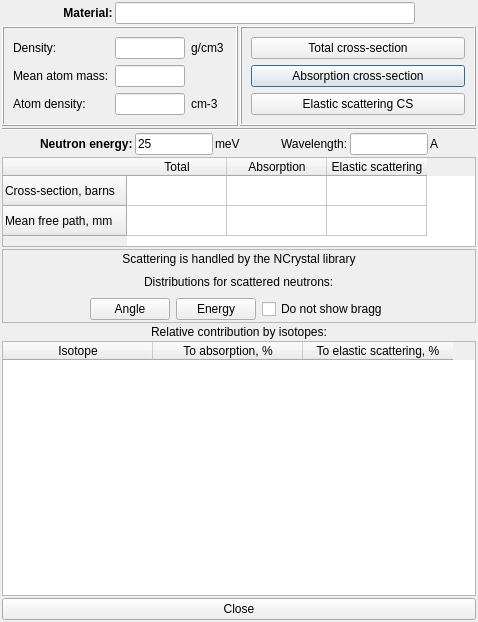
<?xml version="1.0" encoding="UTF-8"?>
<ui version="4.0">
 <class>ANeutronInfoDialog</class>
 <widget class="QDialog" name="ANeutronInfoDialog">
  <property name="geometry">
   <rect>
    <x>0</x>
    <y>0</y>
    <width>478</width>
    <height>622</height>
   </rect>
  </property>
  <property name="windowTitle">
   <string>Dialog</string>
  </property>
  <layout class="QVBoxLayout" name="verticalLayout">
   <property name="spacing">
    <number>2</number>
   </property>
   <property name="leftMargin">
    <number>2</number>
   </property>
   <property name="topMargin">
    <number>2</number>
   </property>
   <property name="rightMargin">
    <number>2</number>
   </property>
   <property name="bottomMargin">
    <number>2</number>
   </property>
   <item>
    <layout class="QHBoxLayout" name="horizontalLayout_2">
     <item>
      <spacer name="horizontalSpacer_4">
       <property name="orientation">
        <enum>Qt::Horizontal</enum>
       </property>
       <property name="sizeHint" stdset="0">
        <size>
         <width>40</width>
         <height>20</height>
        </size>
       </property>
      </spacer>
     </item>
     <item>
      <widget class="QLabel" name="label_21">
       <property name="font">
        <font>
         <weight>75</weight>
         <bold>true</bold>
        </font>
       </property>
       <property name="text">
        <string>Material:</string>
       </property>
       <property name="alignment">
        <set>Qt::AlignCenter</set>
       </property>
      </widget>
     </item>
     <item>
      <widget class="QLineEdit" name="leName">
       <property name="sizePolicy">
        <sizepolicy hsizetype="Fixed" vsizetype="Fixed">
         <horstretch>0</horstretch>
         <verstretch>0</verstretch>
        </sizepolicy>
       </property>
       <property name="minimumSize">
        <size>
         <width>300</width>
         <height>0</height>
        </size>
       </property>
       <property name="maximumSize">
        <size>
         <width>300</width>
         <height>16777215</height>
        </size>
       </property>
       <property name="alignment">
        <set>Qt::AlignCenter</set>
       </property>
       <property name="readOnly">
        <bool>true</bool>
       </property>
      </widget>
     </item>
     <item>
      <spacer name="horizontalSpacer_3">
       <property name="orientation">
        <enum>Qt::Horizontal</enum>
       </property>
       <property name="sizeHint" stdset="0">
        <size>
         <width>40</width>
         <height>20</height>
        </size>
       </property>
      </spacer>
     </item>
    </layout>
   </item>
   <item>
    <layout class="QHBoxLayout" name="horizontalLayout_3">
     <item>
      <widget class="QFrame" name="frame_2">
       <property name="frameShape">
        <enum>QFrame::Box</enum>
       </property>
       <property name="frameShadow">
        <enum>QFrame::Raised</enum>
       </property>
       <layout class="QGridLayout" name="gridLayout_2">
        <item row="0" column="0">
         <widget class="QLabel" name="label_22">
          <property name="text">
           <string>Density: </string>
          </property>
         </widget>
        </item>
        <item row="0" column="1">
         <widget class="QLineEdit" name="ledDensity">
          <property name="maximumSize">
           <size>
            <width>70</width>
            <height>16777215</height>
           </size>
          </property>
          <property name="readOnly">
           <bool>true</bool>
          </property>
         </widget>
        </item>
        <item row="0" column="2">
         <widget class="QLabel" name="label_23">
          <property name="text">
           <string>g/cm3</string>
          </property>
         </widget>
        </item>
        <item row="1" column="0">
         <widget class="QLabel" name="label_24">
          <property name="text">
           <string>Mean atom mass:</string>
          </property>
         </widget>
        </item>
        <item row="1" column="1">
         <widget class="QLineEdit" name="leMAM">
          <property name="maximumSize">
           <size>
            <width>70</width>
            <height>16777215</height>
           </size>
          </property>
          <property name="readOnly">
           <bool>true</bool>
          </property>
         </widget>
        </item>
        <item row="2" column="0">
         <widget class="QLabel" name="label_18">
          <property name="text">
           <string>Atom density:</string>
          </property>
         </widget>
        </item>
        <item row="2" column="1">
         <widget class="QLineEdit" name="ad">
          <property name="maximumSize">
           <size>
            <width>70</width>
            <height>16777215</height>
           </size>
          </property>
          <property name="readOnly">
           <bool>true</bool>
          </property>
         </widget>
        </item>
        <item row="2" column="2">
         <widget class="QLabel" name="label_19">
          <property name="text">
           <string>cm-3</string>
          </property>
         </widget>
        </item>
       </layout>
      </widget>
     </item>
     <item>
      <widget class="QFrame" name="frame_3">
       <property name="frameShape">
        <enum>QFrame::Box</enum>
       </property>
       <property name="frameShadow">
        <enum>QFrame::Raised</enum>
       </property>
       <layout class="QGridLayout" name="gridLayout_3">
        <item row="1" column="0">
         <widget class="QPushButton" name="pbAbs">
          <property name="sizePolicy">
           <sizepolicy hsizetype="MinimumExpanding" vsizetype="Fixed">
            <horstretch>0</horstretch>
            <verstretch>0</verstretch>
           </sizepolicy>
          </property>
          <property name="text">
           <string>Absorption cross-section</string>
          </property>
         </widget>
        </item>
        <item row="0" column="0">
         <widget class="QPushButton" name="pbTotal">
          <property name="sizePolicy">
           <sizepolicy hsizetype="MinimumExpanding" vsizetype="Fixed">
            <horstretch>0</horstretch>
            <verstretch>0</verstretch>
           </sizepolicy>
          </property>
          <property name="text">
           <string>Total cross-section</string>
          </property>
         </widget>
        </item>
        <item row="2" column="0">
         <widget class="QPushButton" name="pbScatter">
          <property name="sizePolicy">
           <sizepolicy hsizetype="MinimumExpanding" vsizetype="Fixed">
            <horstretch>0</horstretch>
            <verstretch>0</verstretch>
           </sizepolicy>
          </property>
          <property name="text">
           <string>Elastic scattering CS</string>
          </property>
         </widget>
        </item>
       </layout>
      </widget>
     </item>
    </layout>
   </item>
   <item>
    <widget class="Line" name="line_2">
     <property name="orientation">
      <enum>Qt::Horizontal</enum>
     </property>
    </widget>
   </item>
   <item>
    <layout class="QHBoxLayout" name="horizontalLayout">
     <item>
      <spacer name="horizontalSpacer">
       <property name="orientation">
        <enum>Qt::Horizontal</enum>
       </property>
       <property name="sizeHint" stdset="0">
        <size>
         <width>40</width>
         <height>20</height>
        </size>
       </property>
      </spacer>
     </item>
     <item>
      <widget class="QLabel" name="label">
       <property name="font">
        <font>
         <weight>75</weight>
         <bold>true</bold>
        </font>
       </property>
       <property name="text">
        <string>Neutron energy:</string>
       </property>
      </widget>
     </item>
     <item>
      <widget class="QLineEdit" name="ledEnergy">
       <property name="maximumSize">
        <size>
         <width>80</width>
         <height>16777215</height>
        </size>
       </property>
       <property name="text">
        <string>25</string>
       </property>
      </widget>
     </item>
     <item>
      <widget class="QLabel" name="label_2">
       <property name="text">
        <string>meV</string>
       </property>
      </widget>
     </item>
     <item>
      <spacer name="horizontalSpacer_2">
       <property name="orientation">
        <enum>Qt::Horizontal</enum>
       </property>
       <property name="sizeHint" stdset="0">
        <size>
         <width>40</width>
         <height>20</height>
        </size>
       </property>
      </spacer>
     </item>
     <item>
      <widget class="QLabel" name="label_7">
       <property name="text">
        <string>Wavelength:</string>
       </property>
      </widget>
     </item>
     <item>
      <widget class="QLineEdit" name="ledWave">
       <property name="maximumSize">
        <size>
         <width>80</width>
         <height>16777215</height>
        </size>
       </property>
      </widget>
     </item>
     <item>
      <widget class="QLabel" name="label_6">
       <property name="text">
        <string>A</string>
       </property>
      </widget>
     </item>
     <item>
      <spacer name="horizontalSpacer_8">
       <property name="orientation">
        <enum>Qt::Horizontal</enum>
       </property>
       <property name="sizeHint" stdset="0">
        <size>
         <width>40</width>
         <height>20</height>
        </size>
       </property>
      </spacer>
     </item>
    </layout>
   </item>
   <item>
    <widget class="QTableWidget" name="tabwMain">
     <property name="sizePolicy">
      <sizepolicy hsizetype="Expanding" vsizetype="Fixed">
       <horstretch>0</horstretch>
       <verstretch>0</verstretch>
      </sizepolicy>
     </property>
     <property name="maximumSize">
      <size>
       <width>16777215</width>
       <height>90</height>
      </size>
     </property>
     <property name="focusPolicy">
      <enum>Qt::NoFocus</enum>
     </property>
     <property name="selectionMode">
      <enum>QAbstractItemView::NoSelection</enum>
     </property>
     <row>
      <property name="text">
       <string>Cross-section, barns</string>
      </property>
     </row>
     <row>
      <property name="text">
       <string>Mean free path, mm</string>
      </property>
     </row>
     <column>
      <property name="text">
       <string>Total</string>
      </property>
     </column>
     <column>
      <property name="text">
       <string>Absorption</string>
      </property>
     </column>
     <column>
      <property name="text">
       <string>Elastic scattering</string>
      </property>
     </column>
    </widget>
   </item>
   <item>
    <widget class="QFrame" name="frNCrystal">
     <property name="minimumSize">
      <size>
       <width>0</width>
       <height>0</height>
      </size>
     </property>
     <property name="frameShape">
      <enum>QFrame::StyledPanel</enum>
     </property>
     <property name="frameShadow">
      <enum>QFrame::Raised</enum>
     </property>
     <layout class="QVBoxLayout" name="verticalLayout_2">
      <property name="leftMargin">
       <number>3</number>
      </property>
      <property name="topMargin">
       <number>2</number>
      </property>
      <property name="rightMargin">
       <number>3</number>
      </property>
      <property name="bottomMargin">
       <number>2</number>
      </property>
      <item>
       <widget class="QLabel" name="label_3">
        <property name="text">
         <string>Scattering is handled by the NCrystal library</string>
        </property>
        <property name="alignment">
         <set>Qt::AlignCenter</set>
        </property>
       </widget>
      </item>
      <item>
       <layout class="QHBoxLayout" name="horizontalLayout_4">
        <item>
         <spacer name="horizontalSpacer_9">
          <property name="orientation">
           <enum>Qt::Horizontal</enum>
          </property>
          <property name="sizeHint" stdset="0">
           <size>
            <width>40</width>
            <height>20</height>
           </size>
          </property>
         </spacer>
        </item>
        <item>
         <widget class="QLabel" name="label_5">
          <property name="text">
           <string>Distributions for scattered neutrons:</string>
          </property>
         </widget>
        </item>
        <item>
         <spacer name="horizontalSpacer_6">
          <property name="orientation">
           <enum>Qt::Horizontal</enum>
          </property>
          <property name="sizeHint" stdset="0">
           <size>
            <width>40</width>
            <height>20</height>
           </size>
          </property>
         </spacer>
        </item>
       </layout>
      </item>
      <item>
       <layout class="QHBoxLayout" name="horizontalLayout_5">
        <item>
         <spacer name="horizontalSpacer_5">
          <property name="orientation">
           <enum>Qt::Horizontal</enum>
          </property>
          <property name="sizeHint" stdset="0">
           <size>
            <width>40</width>
            <height>20</height>
           </size>
          </property>
         </spacer>
        </item>
        <item>
         <widget class="QPushButton" name="pbNCrystal_Angle">
          <property name="text">
           <string>Angle</string>
          </property>
         </widget>
        </item>
        <item>
         <widget class="QPushButton" name="pbNCrystal_Energy">
          <property name="text">
           <string>Energy</string>
          </property>
         </widget>
        </item>
        <item>
         <widget class="QCheckBox" name="cbNCrystalSkipBragg">
          <property name="text">
           <string>Do not show bragg</string>
          </property>
         </widget>
        </item>
        <item>
         <spacer name="horizontalSpacer_7">
          <property name="orientation">
           <enum>Qt::Horizontal</enum>
          </property>
          <property name="sizeHint" stdset="0">
           <size>
            <width>40</width>
            <height>20</height>
           </size>
          </property>
         </spacer>
        </item>
       </layout>
      </item>
     </layout>
    </widget>
   </item>
   <item>
    <widget class="QLabel" name="label_20">
     <property name="text">
      <string>Relative contribution by isotopes:</string>
     </property>
     <property name="alignment">
      <set>Qt::AlignCenter</set>
     </property>
    </widget>
   </item>
   <item>
    <widget class="QTableWidget" name="tabwIso">
     <property name="focusPolicy">
      <enum>Qt::NoFocus</enum>
     </property>
     <property name="selectionMode">
      <enum>QAbstractItemView::NoSelection</enum>
     </property>
     <property name="selectionBehavior">
      <enum>QAbstractItemView::SelectItems</enum>
     </property>
     <attribute name="horizontalHeaderDefaultSectionSize">
      <number>150</number>
     </attribute>
     <attribute name="verticalHeaderVisible">
      <bool>false</bool>
     </attribute>
     <column>
      <property name="text">
       <string>Isotope</string>
      </property>
     </column>
     <column>
      <property name="text">
       <string>To absorption, %</string>
      </property>
     </column>
     <column>
      <property name="text">
       <string>To elastic scattering, %</string>
      </property>
     </column>
    </widget>
   </item>
   <item>
    <widget class="QPushButton" name="pbClose">
     <property name="text">
      <string>Close</string>
     </property>
    </widget>
   </item>
  </layout>
 </widget>
 <resources/>
 <connections/>
</ui>
